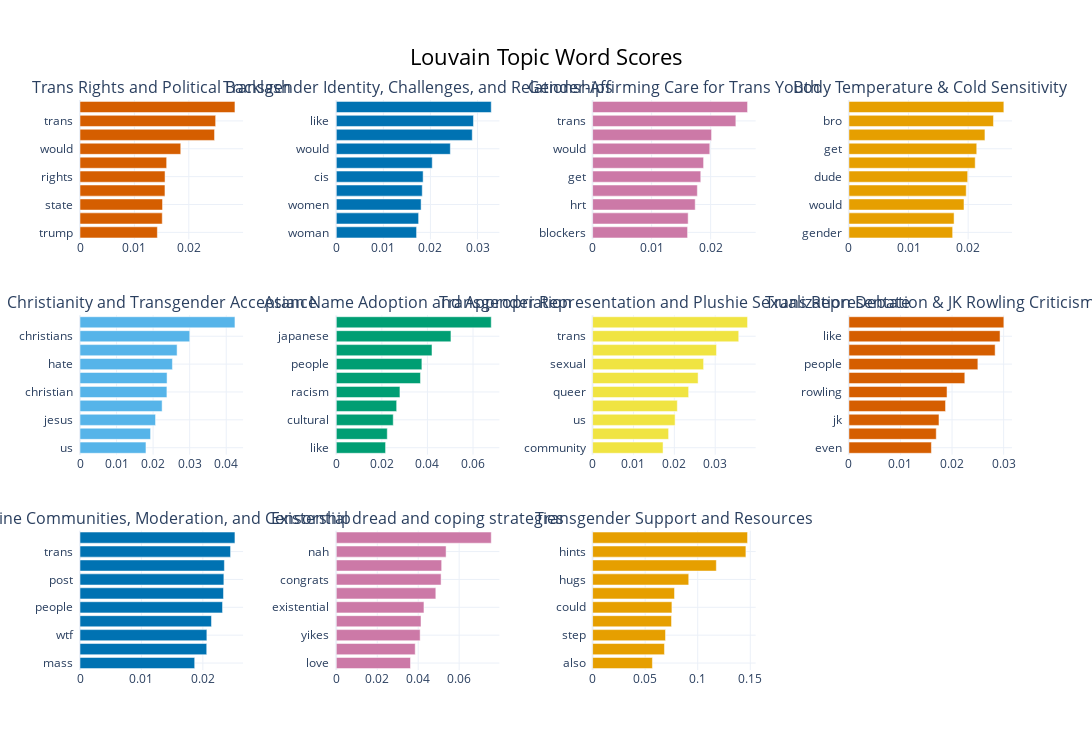

Notebook source saved alongside this figure:
### Code cell
louvain_to_bertopic_stile.visualize_barchart(top_n_topics=11, n_words=10, width=550, title="Louvain Topic Word Scores", custom_labels=True)

### Figure 1 — Plotly figure (JSON) as saved in the notebook; plotly's stock layout.template omitted (floating-point values rounded to 4 significant figures)
{"data": [{"marker": {"color": "#D55E00"}, "orientation": "h", "type": "bar", "x": [0.01422, 0.01512, 0.01517, 0.01562, 0.01563, 0.01593, 0.01852, 0.02473, 0.02493, 0.02848], "xaxis": "x", "y": ["trump  ", "get  ", "state  ", "like  ", "rights  ", "care  ", "would  ", "us  ", "trans  ", "people  "], "yaxis": "y"}, {"marker": {"color": "#0072B2"}, "orientation": "h", "type": "bar", "x": [0.01705, 0.01749, 0.01802, 0.01826, 0.01845, 0.02038, 0.02423, 0.02888, 0.02914, 0.03292], "xaxis": "x2", "y": ["woman  ", "feel  ", "women  ", "want  ", "cis  ", "know  ", "would  ", "people  ", "like  ", "trans  "], "yaxis": "y2"}, {"marker": {"color": "#CC79A7"}, "orientation": "h", "type": "bar", "x": [0.01609, 0.01619, 0.01738, 0.01775, 0.01833, 0.0188, 0.01986, 0.02016, 0.02427, 0.02625], "xaxis": "x3", "y": ["blockers  ", "cis  ", "hrt  ", "gender  ", "get  ", "people  ", "would  ", "like  ", "trans  ", "puberty  "], "yaxis": "y3"}, {"marker": {"color": "#E69F00"}, "orientation": "h", "type": "bar", "x": [0.0174, 0.01764, 0.01931, 0.01968, 0.01992, 0.02119, 0.02144, 0.02282, 0.02425, 0.02599], "xaxis": "x4", "y": ["gender  ", "wear  ", "would  ", "one  ", "dude  ", "cold  ", "get  ", "neutral  ", "bro  ", "like  "], "yaxis": "y4"}, {"marker": {"color": "#56B4E9"}, "orientation": "h", "type": "bar", "x": [0.01804, 0.0193, 0.02066, 0.02246, 0.02377, 0.02382, 0.02528, 0.02656, 0.03002, 0.04238], "xaxis": "x5", "y": ["us  ", "bible  ", "jesus  ", "like  ", "christian  ", "god  ", "hate  ", "trans  ", "christians  ", "people  "], "yaxis": "y5"}, {"marker": {"color": "#009E73"}, "orientation": "h", "type": "bar", "x": [0.02162, 0.02237, 0.02499, 0.02649, 0.02793, 0.03695, 0.03757, 0.042, 0.05032, 0.06801], "xaxis": "x6", "y": ["like  ", "appropriation  ", "cultural  ", "would  ", "racism  ", "culture  ", "people  ", "white  ", "japanese  ", "name  "], "yaxis": "y6"}, {"marker": {"color": "#F0E442"}, "orientation": "h", "type": "bar", "x": [0.01724, 0.0186, 0.02019, 0.02073, 0.0235, 0.02581, 0.02716, 0.03032, 0.03575, 0.03791], "xaxis": "x7", "y": ["community  ", "would  ", "us  ", "blahaj  ", "queer  ", "like  ", "sexual  ", "porn  ", "trans  ", "people  "], "yaxis": "y7"}, {"marker": {"color": "#D55E00"}, "orientation": "h", "type": "bar", "x": [0.016, 0.01694, 0.01746, 0.01874, 0.01903, 0.02247, 0.025, 0.02835, 0.0293, 0.03004], "xaxis": "x8", "y": ["even  ", "think  ", "jk  ", "would  ", "rowling  ", "lol  ", "people  ", "trans  ", "like  ", "disney  "], "yaxis": "y8"}, {"marker": {"color": "#0072B2"}, "orientation": "h", "type": "bar", "x": [0.01867, 0.02063, 0.02065, 0.0214, 0.0232, 0.02336, 0.02342, 0.0235, 0.02451, 0.02522], "xaxis": "x9", "y": ["mass  ", "anonymized  ", "wtf  ", "get  ", "people  ", "deleted  ", "post  ", "like  ", "trans  ", "hr  "], "yaxis": "y9"}, {"marker": {"color": "#CC79A7"}, "orientation": "h", "type": "bar", "x": [0.03623, 0.03853, 0.04094, 0.04136, 0.04281, 0.0486, 0.05117, 0.05145, 0.05361, 0.07567], "xaxis": "x10", "y": ["love  ", "cat  ", "yikes  ", "hahaha  ", "existential  ", "wholesome  ", "congrats  ", "dread  ", "nah  ", "omg  "], "yaxis": "y10"}, {"marker": {"color": "#E69F00"}, "orientation": "h", "type": "bar", "x": [0.05689, 0.06834, 0.06935, 0.07507, 0.07544, 0.0779, 0.09143, 0.1177, 0.1458, 0.1474], "xaxis": "x11", "y": ["also  ", "might  ", "step  ", "may  ", "could  ", "help  ", "hugs  ", "concerning  ", "hints  ", "resources  "], "yaxis": "y11"}], "layout": {"annotations": [{"font": {"size": 16}, "showarrow": false, "text": "Trans Rights and Political Backlash", "x": 0.0875, "xanchor": "center", "xref": "paper", "y": 1, "yanchor": "bottom", "yref": "paper"}, {"font": {"size": 16}, "showarrow": false, "text": "Transgender Identity, Challenges, and Relationships", "x": 0.3625, "xanchor": "center", "xref": "paper", "y": 1, "yanchor": "bottom", "yref": "paper"}, {"font": {"size": 16}, "showarrow": false, "text": "Gender-Affirming Care for Trans Youth", "x": 0.6375, "xanchor": "center", "xref": "paper", "y": 1, "yanchor": "bottom", "yref": "paper"}, {"font": {"size": 16}, "showarrow": false, "text": "Body Temperature & Cold Sensitivity", "x": 0.9125, "xanchor": "center", "xref": "paper", "y": 1, "yanchor": "bottom", "yref": "paper"}, {"font": {"size": 16}, "showarrow": false, "text": "Christianity and Transgender Acceptance", "x": 0.0875, "xanchor": "center", "xref": "paper", "y": 0.6222, "yanchor": "bottom", "yref": "paper"}, {"font": {"size": 16}, "showarrow": false, "text": "Asian Name Adoption and Appropriation", "x": 0.3625, "xanchor": "center", "xref": "paper", "y": 0.6222, "yanchor": "bottom", "yref": "paper"}, {"font": {"size": 16}, "showarrow": false, "text": "Transgender Representation and Plushie Sexualization Debate", "x": 0.6375, "xanchor": "center", "xref": "paper", "y": 0.6222, "yanchor": "bottom", "yref": "paper"}, {"font": {"size": 16}, "showarrow": false, "text": "Trans Representation & JK Rowling Criticism", "x": 0.9125, "xanchor": "center", "xref": "paper", "y": 0.6222, "yanchor": "bottom", "yref": "paper"}, {"font": {"size": 16}, "showarrow": false, "text": "Online Communities, Moderation, and Censorship", "x": 0.0875, "xanchor": "center", "xref": "paper", "y": 0.2444, "yanchor": "bottom", "yref": "paper"}, {"font": {"size": 16}, "showarrow": false, "text": "Existential dread and coping strategies", "x": 0.3625, "xanchor": "center", "xref": "paper", "y": 0.2444, "yanchor": "bottom", "yref": "paper"}, {"font": {"size": 16}, "showarrow": false, "text": "Transgender Support and Resources", "x": 0.6375, "xanchor": "center", "xref": "paper", "y": 0.2444, "yanchor": "bottom", "yref": "paper"}], "height": 750, "hoverlabel": {"bgcolor": "white", "font": {"family": "Rockwell", "size": 16}}, "showlegend": false, "title": {"font": {"color": "Black", "size": 22}, "text": "Louvain Topic Word Scores", "x": 0.5, "xanchor": "center", "yanchor": "top"}, "width": 2200, "xaxis": {"anchor": "y", "domain": [0, 0.175], "showgrid": true}, "xaxis10": {"anchor": "y10", "domain": [0.275, 0.45], "showgrid": true}, "xaxis11": {"anchor": "y11", "domain": [0.55, 0.725], "showgrid": true}, "xaxis12": {"anchor": "y12", "domain": [0.825, 1], "showgrid": true}, "xaxis2": {"anchor": "y2", "domain": [0.275, 0.45], "showgrid": true}, "xaxis3": {"anchor": "y3", "domain": [0.55, 0.725], "showgrid": true}, "xaxis4": {"anchor": "y4", "domain": [0.825, 1], "showgrid": true}, "xaxis5": {"anchor": "y5", "domain": [0, 0.175], "showgrid": true}, "xaxis6": {"anchor": "y6", "domain": [0.275, 0.45], "showgrid": true}, "xaxis7": {"anchor": "y7", "domain": [0.55, 0.725], "showgrid": true}, "xaxis8": {"anchor": "y8", "domain": [0.825, 1], "showgrid": true}, "xaxis9": {"anchor": "y9", "domain": [0, 0.175], "showgrid": true}, "yaxis": {"anchor": "x", "domain": [0.7556, 1], "showgrid": true}, "yaxis10": {"anchor": "x10", "domain": [0, 0.2444], "showgrid": true}, "yaxis11": {"anchor": "x11", "domain": [0, 0.2444], "showgrid": true}, "yaxis12": {"anchor": "x12", "domain": [0, 0.2444], "showgrid": true}, "yaxis2": {"anchor": "x2", "domain": [0.7556, 1], "showgrid": true}, "yaxis3": {"anchor": "x3", "domain": [0.7556, 1], "showgrid": true}, "yaxis4": {"anchor": "x4", "domain": [0.7556, 1], "showgrid": true}, "yaxis5": {"anchor": "x5", "domain": [0.3778, 0.6222], "showgrid": true}, "yaxis6": {"anchor": "x6", "domain": [0.3778, 0.6222], "showgrid": true}, "yaxis7": {"anchor": "x7", "domain": [0.3778, 0.6222], "showgrid": true}, "yaxis8": {"anchor": "x8", "domain": [0.3778, 0.6222], "showgrid": true}, "yaxis9": {"anchor": "x9", "domain": [0, 0.2444], "showgrid": true}}}
